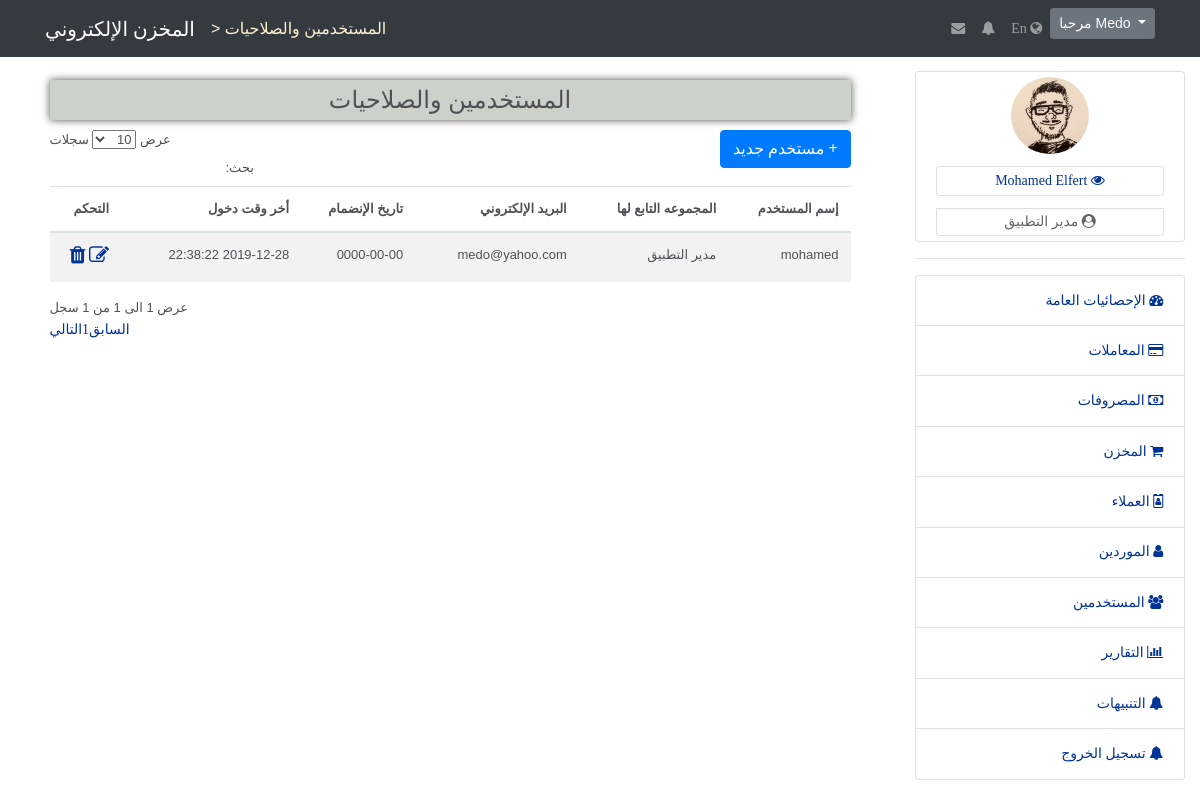
/users, run on an earlier commit of the app's database.
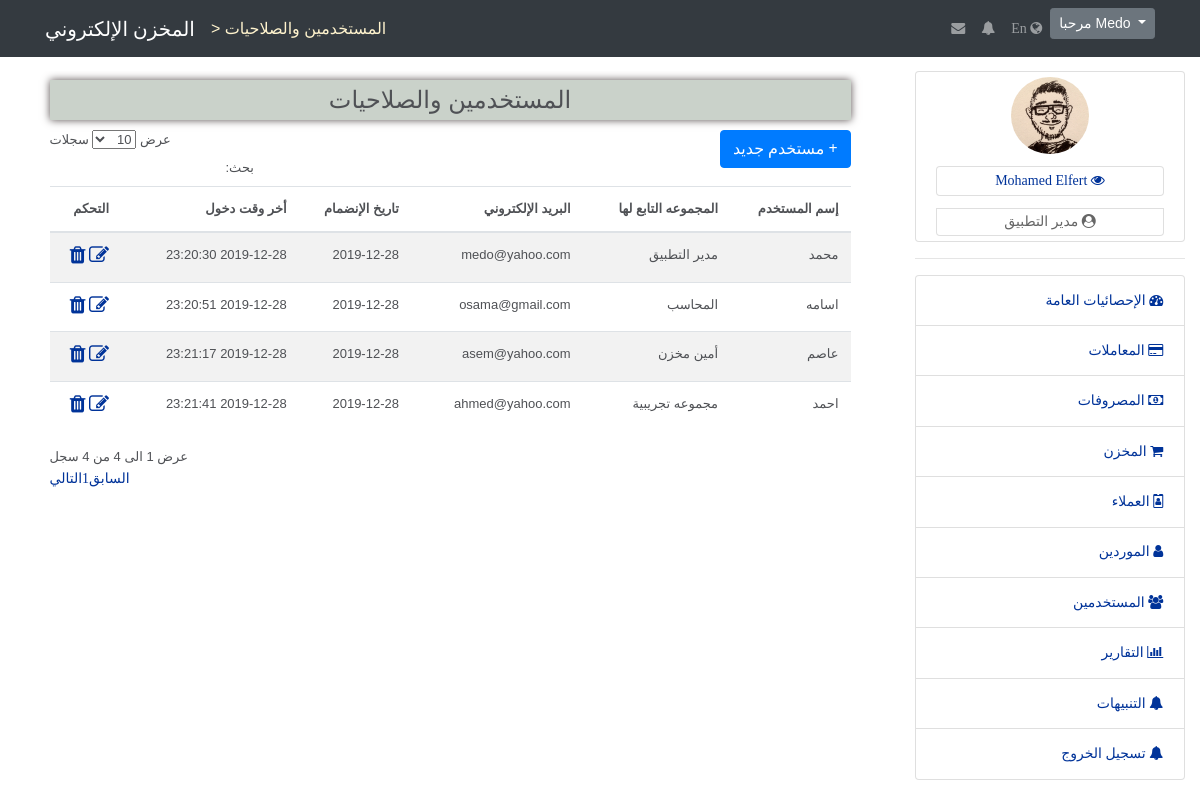
And on a later commit of the database.
### tables this page shows
CREATE TABLE `app_users` (
  `UserId` int(10) UNSIGNED NOT NULL,
  `Username` varchar(12) NOT NULL,
  `Password` char(60) NOT NULL,
  `Email` varchar(40) NOT NULL,
  `PhoneNumber` varchar(15) DEFAULT NULL,
  `SubscriptionDate` date NOT NULL,
  `LastLogin` datetime NOT NULL,
  `GroupId` tinyint(1) UNSIGNED NOT NULL,
  `Status` tinyint(1) NOT NULL DEFAULT 1
);

CREATE TABLE `app_users_groups` (
  `GroupId` tinyint(1) UNSIGNED NOT NULL,
  `GroupName` varchar(20) NOT NULL
);

### app/controllers/abstractcontroller.php (called while the page is built, shortened)
<?php
class AbstractController
{
    protected $_controller;
    protected $_action;
    protected $_template;
    protected $_registry;
    protected $_data = [];
    public function setController($controllerName){
        $this->_controller = $controllerName;
    }
    public function setAction($actionName){
        $this->_action = $actionName;
    }
    public function setTemplate($template){
        $this->_template = $template;
    }
    public function setRegistry($registry){
        $this->_registry = $registry;
    }
    protected function _view(){
        $view = VIEWS_PATH . $this->_controller . DS . $this->_action . '.view.php';
        $this->_data = array_merge($this->_data,$this->language->getDictionary());
        $this->_template->setRegistry($this->_registry);
        $this->_template->setActionViewFile($view);
        $this->_template->setAppData($this->_data);
        $this->_template->renderApp();
    }
}

### app/controllers/userscontroller.php (called while the page is built, shortened)
<?php
class UsersController extends AbstractController
{
    public function defaultAction()
    {
        $this->_data['users'] = UsersModel::getAll();
        $this->_view();
    }
}

### app/lib/frontcontroller.php (called while the page is built, shortened)
<?php
class FrontController
{
    private $_controller = 'index';
    private $_action     = 'default';
    private $_params     = array();
    private $_registry;
    private $_template;
    public function __construct(Template $template , Registry $registry)
    {
        $this->_template = $template;
        $this->_registry = $registry;
    }
    private function _parseUrl(){
        $url = explode('/',trim(parse_url($_SERVER['REQUEST_URI'],PHP_URL_PATH),'/'),3);
        if (isset($url[0]) && $url[0] != ''){
            $this->_controller = $url[0];
        }
    }
    public function dispatch(){
        $actionName = $this->_action .'Action';
        $controller = new $controllerClassName();
        $controller->setController($this->_controller);
        $controller->setAction($this->_action);
        $controller->setparams($this->_params);
        $controller->setTemplate($this->_template);
        $controller->setRegistry($this->_registry);
        $controller->$actionName();
    }
}

### public/index.php (called while the page is built, shortened)
<?php
require APP_PATH . DS . 'lib' . DS . 'autoload.php';
$session = new SessionManager();
$session->start();
if(!isset($session->lang)){
    $session->lang = APP_DEFAULT_LANGUAGE;
}
$template_parts = require '..' . DS . 'app' . DS . 'config' . DS . 'templateconfig.php';
$template  = new Template($template_parts);
$language  = new Language();
$messenger = Messenger::getInstance($session);
$registry = Registry::getInstance();
$registry->session   = $session;
$registry->language  = $language;
$registry->messenger = $messenger;
$frontController = new FrontController($template,$registry);
$frontController->dispatch();

### app/lib/autoload.php (called while the page is built, shortened)
<?php
class Autoload
{
    public static function autoload($className){
        $className = str_replace('PHPMVC' , '' , $className);
        $className = str_replace('\\' , '/' , $className);
        $className = $className . '.php';
        $className = strtolower($className);
    }
}

### app/lib/database/databasehandler.php (called while the page is built, shortened)
<?php
abstract class DatabaseHandler
{
    public static function factory()
    {
        $driver = DATABASE_CONN_DRIVER;
        if ($driver == self::DATABASE_DRIVER_PDO) {
            return PDODatabaseHandler::getInstance();
        } elseif ($driver == self::DATABASE_DRIVER_MYSQLI) {
            return MySQLiDatabaseHandler::getInstance();
        }
    }
}

### app/lib/database/pdodatabasehandler.php (called while the page is built, shortened)
<?php
class PDODatabaseHandler extends DatabaseHandler
{
    private static $_instance;
    private static $_handler;
    public function __call($name,$arguments){
        return call_user_func_array(array(&self::$_handler, $name),$arguments);
    }
    protected static function init()
    {
        try{
            self::$_handler = new \PDO('mysql://hostname=' . DATABASE_HOST_NAME . ';dbname=' . DATABASE_DB_NAME,
                                        DATABASE_USERNAME,DATABASE_PASSWORD,
                array(\PDO::ATTR_ERRMODE => \PDO::ERRMODE_WARNING, \PDO::MYSQL_ATTR_INIT_COMMAND => 'SET NAMES UTF8'));
        }catch(\PDOException $e){
            echo 'Sorry your may not have access to the database server.';
        }
    }
    public static function getInstance()
    {
        if(self::$_instance === null){
            self::$_instance  = new self();
        }
        return self::$_instance;
    }
}

### app/models/abstractmodel.php (called while the page is built, shortened)
<?php
class AbstractModel
{
    public static function get($sql,$options = array())
    {
        $stmt = DatabaseHandler::factory()->prepare($sql);
        $stmt->execute();
        if(method_exists(get_called_class(), '__construct')) {
            $results = $stmt->fetchAll(\PDO::FETCH_CLASS | \PDO::FETCH_PROPS_LATE, get_called_class(), array_keys(static::$tableSchema));
        } else {
            $results = $stmt->fetchAll(\PDO::FETCH_CLASS, get_called_class());
        }
        if ((is_array($results) && !empty($results))) {
            return new \ArrayIterator($results);
        };
        return false;
    }
}

### app/models/usersmodel.php (called while the page is built, shortened)
<?php
class UsersModel extends AbstractModel
{
    protected static $tableName = 'app_users';
    public static function getAll()
    {
        return self::get(
            'SELECT * FROM ' . self::$tableName . ' INNER JOIN app_users_groups ON ' . self::$tableName . ' .GroupId = app_users_groups.GroupId'
        );
    }
}

### app/views/users/default.view.php (the view)
<div class="main_div">
    <div class="show_info" style="width: 90%;">
        <table class="table table-striped custab data">
            <thead>
                <legend style="background: #cad2ca;padding: 10px;text-align: center; margin-bottom: 10px;box-shadow: 0 0 8px #574E4E;"> <?= $title ?> </legend>
                <a href="/users/add" class="btn btn-primary btn-xs pull-right"><b>&plus;</b> <?= $text_add_user ?> </a>
                <tr>
                    <th> <?= $text_username ?> </th>
                    <th> <?= $text_user_group ?> </th>
                    <th> <?= $text_user_email ?> </th>
                    <th> <?= $text_subscription_date ?> </th>
                    <th> <?= $text_last_login ?></th>
                    <th> <?= $text_options ?> </th>
                </tr>
            </thead>
            <tbody>
            <?php
            if ($users !== false){
                foreach($users as $user){
            ?>
                <tr>
                    <td><?= $user->Username?></td>
                    <td><?= $user->GroupName?></td>
                    <td><?= $user->Email?></td>
                    <td><?= $user->SubscriptionDate?></td>
                    <td><?= $user->LastLogin?></td>
                    <td>
                        <a href="/users/edit/<?= $user->UserId ?>"><i class="fa fa-edit" style="font-size:20px"></i></a>
                        <a href="/users/delete/<?= $user->UserId ?>" onclick="if(!confirm('<?= $text_delete_confirm ?>')) return false"><i class="fa fa-trash" style="font-size:20px"></i></a>
                    </td>
                </tr>
            <?php
                }
            }else{
            ?>
                <td colsapan="6"><p> <?= $text_no_data ?> </p></td>
            <?php
            }
            ?>
            </tbody>
        </table>
    </div>
</div>

### app/lib/template/template.php (shortened to what the rows shown need)
<?php
class Template
{
    private $_templateParts;
    private $_action_view;
    public function __construct(array $parts)
    {
        $this->_templateParts = $parts;
    }
    public function setActionViewFile($actionViewPath)
    {
        $this->_action_view = $actionViewPath;
    }
    private function renderTemplateHeaderStart()
    {
        require TEMPLATE_PATH . 'templateheaderstart.php';
    }
    private function renderTemplateHeaderEnd()
    {
        require TEMPLATE_PATH . 'templateheaderend.php';
    }
    private function renderTemplateFooter()
    {
        require TEMPLATE_PATH . 'templatefooter.php';
    }
    private function renderTemplateBlocks()
    {
        if(!array_key_exists('template',$this->_templateParts)){
            echo '
                    <div style="background: #ce5656;padding: 5px;text-align: center">
                        <h1> Sorry You Have To Define The Template Blocks :( </h1>
                    </div>
                ';
        }else{
            $parts = $this->_templateParts['template'];
            if(!empty($parts)){
                foreach($parts as $partKey => $file){
                    if($partKey === ':view'){
                        require $this->_action_view;
                    }else{
                        require $file;
                    }
                }
            }
        }
    }
    private function renderHeaderResources()
    {
        $output = '';
        if(!array_key_exists('header_resources',$this->_templateParts)){
            echo '
                    <div style="background: #ce5656;padding: 5px;text-align: center">
                        <h1> Sorry You Have To Define The Header Resources :( </h1>
                    </div>
                ';
        }else{
            $resources = $this->_templateParts['header_resources'];
            $css = $resources['css'];
            if(!empty($css)){
                foreach($css as $cssKey => $path){
                    $output .= '<link type="text/css" rel="stylesheet" href="' . $path . '">';
                }
            }
            $js = $resources['js'];
            if(!empty($js)){
                foreach($js as $jsKey => $path){
                    $output .= '<script  src="' . $path . '"></script>';
                }
            }
        }
        echo $output;
    }
    public function renderApp()
    {
        $this->renderHeaderResources();
        $this->renderTemplateBlocks();
    }
}

What changed in the data, as far as the page shows it:
changed app_users "medo@yahoo.com": Username "mohamed" → "محمد"; SubscriptionDate "0000-00-00" → "2019-12-28"; LastLogin "2019-12-28 22:38:22" → "2019-12-28 23:20:30"
added app_users: Username "اسامه", GroupId.GroupName "المحاسب", Email "osama@gmail.com", SubscriptionDate "2019-12-28", LastLogin "2019-12-28 23:20:51"
added app_users: Username "عاصم", GroupId.GroupName "أمين مخزن", Email "asem@yahoo.com", SubscriptionDate "2019-12-28", LastLogin "2019-12-28 23:21:17"
added app_users: Username "احمد", GroupId.GroupName "مجموعه تجريبية", Email "ahmed@yahoo.com", SubscriptionDate "2019-12-28", LastLogin "2019-12-28 23:21:41"
Also different on the page:
text written by a page script: "عرض سجلات بحث: عرض 1 الى 1 من 1 سجل السابق 1 التالي" → "عرض سجلات بحث: عرض 1 الى 4 من 4 سجل السابق 1 التالي"
